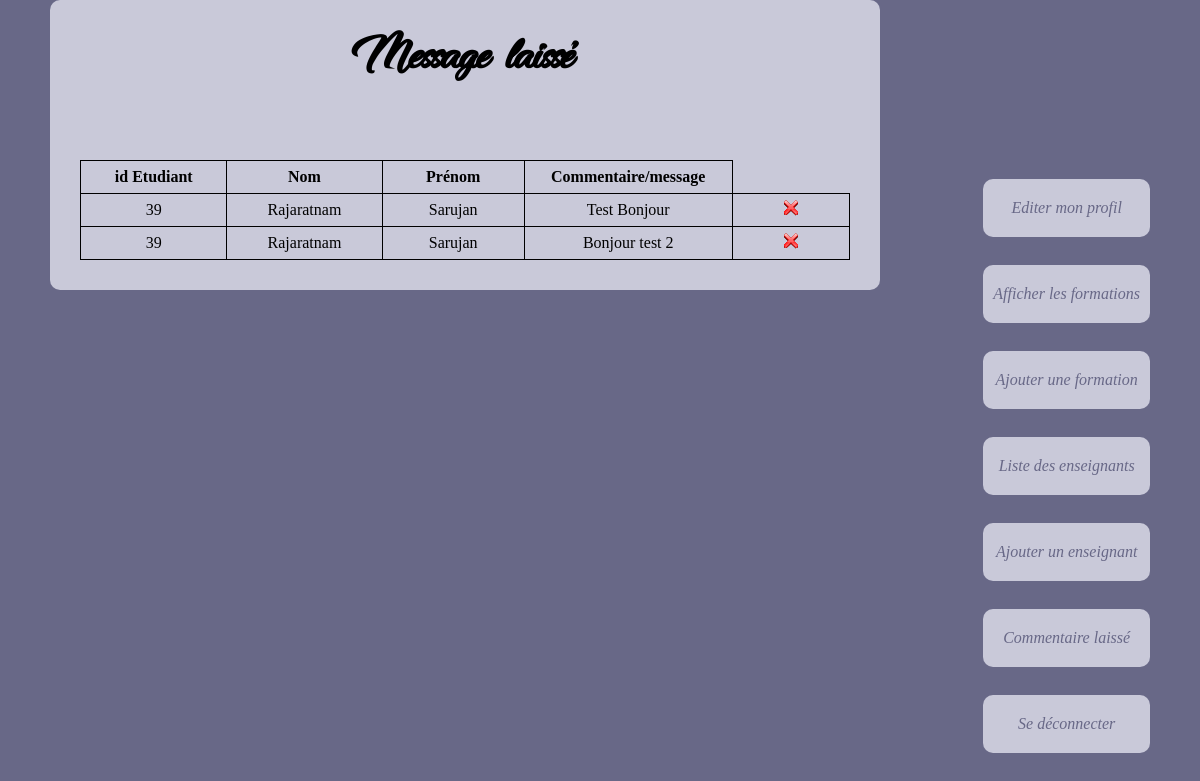
The page /Admin/CommentaireL_A.php on the database as committed earlier.
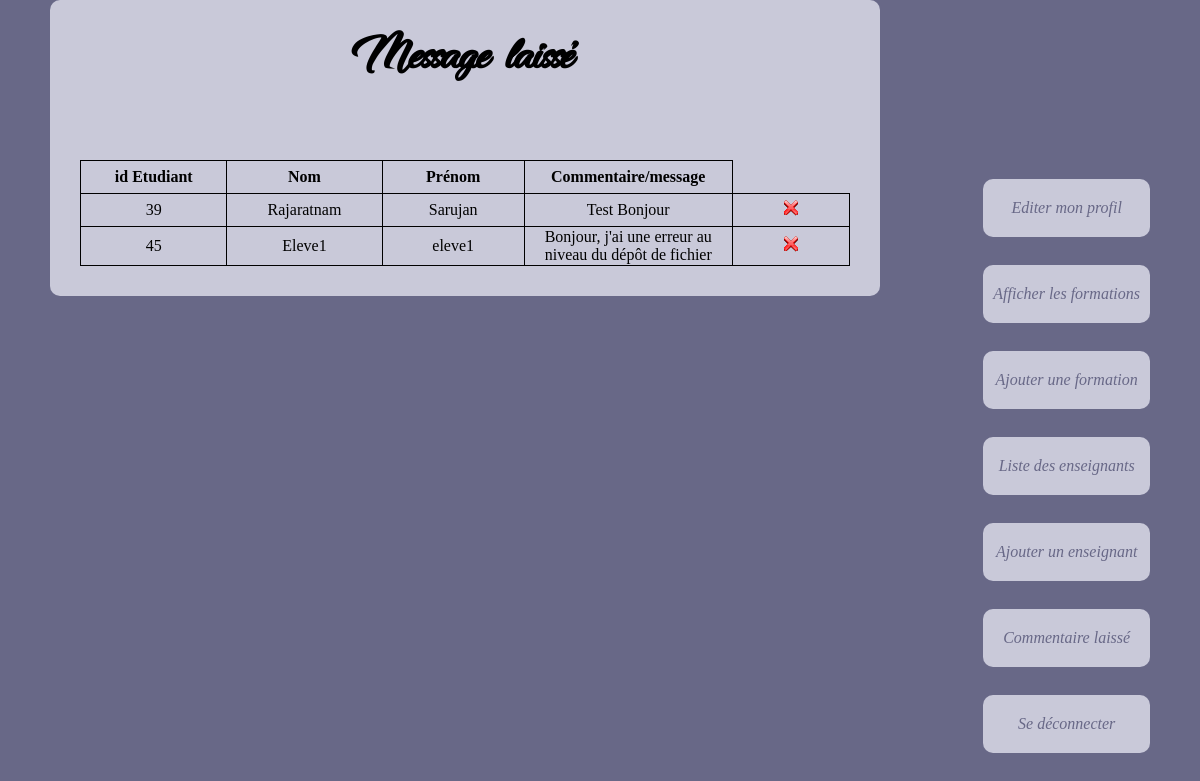
The same page on the database as committed later.
### tables this page shows
CREATE TABLE `Commentaire` (
  `id_commentaire` int(11) NOT NULL,
  `id_etudiant` int(11) NOT NULL,
  `Commentaire` varchar(2999) NOT NULL
);

CREATE TABLE `Utilisateur` (
  `id_etudiant` int(11) NOT NULL,
  `Nom` varchar(50) NOT NULL,
  `Prenom` varchar(50) DEFAULT NULL,
  `carte_id` int(11) DEFAULT NULL,
  `date_naiss` date DEFAULT NULL,
  `adresse` varchar(100) DEFAULT NULL,
  `num_tel` int(11) DEFAULT NULL,
  `mail` varchar(70) NOT NULL,
  `mdp` varchar(50) NOT NULL,
  `choixFormation` int(11) DEFAULT NULL,
  `TypeUser` int(11) NOT NULL,
  `id_statuts` int(11) DEFAULT NULL
);

### Admin/CommentaireL_A.php (the view, shortened to what this page needs)
<?php
include_once '../db.php';
?>
<!DOCTYPE html>
<html>
<head>
	<link rel="stylesheet" href="../Content/css/nobel.css" />
</head>
<body>
	<main>
		<table>
		<h1>Message laissé</h1>
		<tr>
			<td>
				<STRONG>id Etudiant</STRONG>
			</td>
			<td>
				<STRONG>Nom</STRONG>
			</td>
			<td>
				<STRONG>Prénom</STRONG>
			</td>
			<td>
				<STRONG>Commentaire/message</STRONG>
			</td>
		</tr>
			<?php
			echo "<br><br>";
				$doc=$bdd->prepare('SELECT u.id_etudiant,Nom,Prenom,id_commentaire,Commentaire from Commentaire c, Utilisateur u where u.id_etudiant=c.id_etudiant');
				$doc->execute();
				while($lig = $doc->fetch()){
					echo "<tr>";
						echo "<td>".$lig['id_etudiant']."</td>";
						echo "<td>".$lig['Nom']."</td>";
						echo "<td>".$lig['Prenom']."</td>";
						echo "<td>".$lig['Commentaire']."</td>";
						echo "<td><a href=removeCommentA.php?id_commentaire=".$lig['id_commentaire']."&id_etudiant=".$lig['id_etudiant']."> <img src='../Content/img/remove-icon.png' alt='' class='icone'/></a></td>";
					echo "</tr>";
				}
			?>
		</table>
	</main>
	<nav>
		<ul>
			<li><a href = "editerProfileA.php">Editer mon profil</a></li><br>
			<li><a href = "formationsA.php">Afficher les formations</a></li><br>
			<li><a href = "AddFormation.php">Ajouter une formation</a></li><br>
			<li><a href = "Enseignants.php">Liste des enseignants</a></li><br>
			<li><a href = "AddEnseignant.php">Ajouter un enseignant</a></li><br>
			<li><a href ="CommentaireL_A.php">Commentaire laissé</a></li><br>
			<li><a href = "../Deconnexion.php">Se déconnecter</a></li><br>
		</ul>
	</nav>
</body>

Rows that differ between the two databases and show on the page:
removed commentaire: id_etudiant.id_etudiant "39", id_etudiant.Nom "Rajaratnam", id_etudiant.Prenom "Sarujan", Commentaire "Bonjour test 2"
added commentaire: id_etudiant.id_etudiant "45", id_etudiant.Nom "Eleve1", id_etudiant.Prenom "eleve1", Commentaire "Bonjour, j'ai une erreur au niveau du dépôt de fichier"
